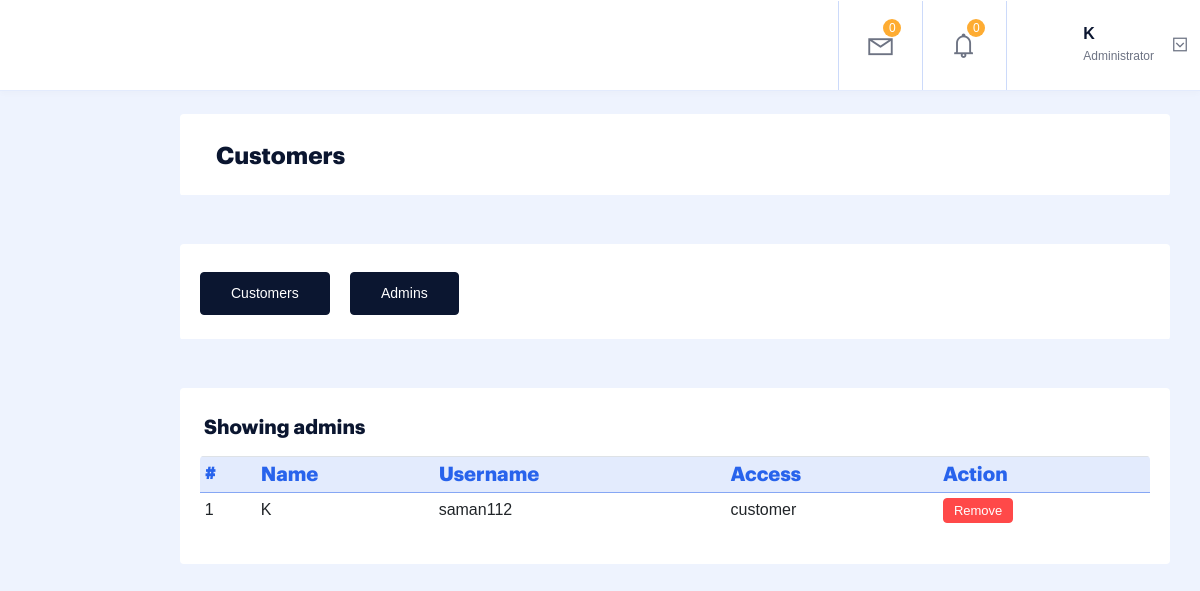
The page /dashboard/user/admin (signed in) on the database its author committed.
### src/admin/models.py (models this page shows, shortened)
class User(db.Model,UserMixin):
    id = db.Column(db.Integer, primary_key=True)
    name = db.Column(db.String(30), unique=False, nullable=False)
    username = db.Column(db.String(80), unique=True, nullable=False)
    email = db.Column(db.String(120), unique=True, nullable=False)
    password = db.Column(db.String(180), unique=False, nullable=False)
    profile = db.Column(db.String(80), unique=False, nullable=False,default='profile.jpg')
    access=db.Column(db.String(20), unique=False, nullable=True,default='Full')
    is_admin =db.Column(db.Boolean, nullable=False,default=True)
    is_confirm=db.Column(db.Boolean, nullable=False,default=False)

### src/admin/routes.py (the view)
@app.route('/dashboard/user/<string:name>')
@login_required
def dashboard_users(name=''):
    if is_admin() is False:
        return register_error_handler(404, page_not_found)
    customers = Register.query.all()
    admins = User.query.all()
    if name == 'admin':
        return render_template('admin/users.html', title="Admin Page", admins=admins)
    else:
        return render_template('admin/users.html', title="Admin Page", customers=customers)

### src/admin/routes.py (called while the page is built)
def is_admin():
    id = current_user.id
    user = User.query.get_or_404(id)
    return user.is_admin

### src/customers/models.py (called while the page is built)
@login_manager.user_loader
def user_loader(user_id):
    return Register.query.get(user_id)

### src/templates/admin/users.html (shortened to what this page needs)
{% extends "admin/layout.html" %}
{% block head %}
    <link rel="stylesheet" href="{{url_for('static',filename='assets/css/datatables.min.css')}}">
    <link rel="stylesheet" href="{{url_for('static',filename='assets/css/line-awesome.min.css')}}">
    <link rel="stylesheet" href="{{url_for('static',filename='assets/css/jquery.mCustomScrollbar.css')}}">
    <link rel="stylesheet" href="{{url_for('static',filename='assets/css/bootstrap-select.min.css')}}">
    <link rel="stylesheet" href="{{url_for('static',filename='assets/css/bootstrap.css')}}">
    <link rel="stylesheet" href="{{url_for('static',filename='assets/css/bootstrap-slider.css')}}">
    <link rel="stylesheet" href="{{url_for('static',filename='assets/css/style.min.css')}}">
{% endblock head %}
{% block content %}
    <section class="mainpanel">
        <div class="pagebody">
            <div class="card mb-5 mt-4">
                <div class="card-header py-4">
                <h4 class="text-secondary font-weight-bold mb-0 mt-1
                     ml-3">Customers
                </h4>
                </div>
            </div>
            <div class="card mb-5 mt-4">
                <div class="card-header py-4">
                    <ul class="button-group mt-1">
                        <li><button type="button" class="btn btn-secondary waves-effect waves-light">
                                <a style="color: white;" href="{{url_for('dashboard_users',name='customer')}}" > Customers</a>
                            </button>
                        </li>
                        <li class="ml-3"><button type="button" class="btn btn-secondary waves-effect waves-light"><a style="color: white;" href="{{url_for('dashboard_users',name='admin')}}">Admins</a></button>
                        </li>
                    </ul>
                </div>
            </div>
            <div class="card mb-5">
                <div class="card-body">
                {% if admins %}
                <h5 class="text-secondary font-weight-bold mb-0 mt-2
                     ml-1">Showing admins
                </h5>
                <table class="table table-sm table-condensed table-striped table-hover mt-3">
                    <thead class="table-theme-bg">
                        <th style="font-size: 20px;">#</th>
                        <th style="font-size: 20px;">Name</th>
                        <th style="font-size: 20px;">Username</th>
                        <th style="font-size: 20px;">Access</th>
                        <th colspan="2" style="font-size: 20px;">Action</th>
                    </thead>
                    <tbody>
                        {% for admin in admins %}
                        <tr>
                            <td>{{loop.index}}</td>
                            <td>{{admin.name}}</td>
                            <td>{{admin.username}}</td>
                             <td>{{admin.access}}</td>
                            <td>
                                {% if admin.access == 'Full' %}
                                <button type="button" class="btn btn-danger btn-sm" data-toggle="modal" data-target="#exampleModal-{{admin.id}}" disabled>Remove</button>
                                {% else %}
                                <button type="button" class="btn btn-danger btn-sm" data-toggle="modal" data-target="#exampleModal-{{admin.id}}">Remove</button>
                                {% endif %}
                            </td>
                        </tr>
                        {% endfor %}
                    </tbody>
                </table>
                {% endif %}
                </div>
            </div>
        </div>
    </section>
{% endblock content %}

### rows shown on the page
User: name "K", username "saman112", access "customer"

### other values the page prints
{{ session['name'] }} "K"
